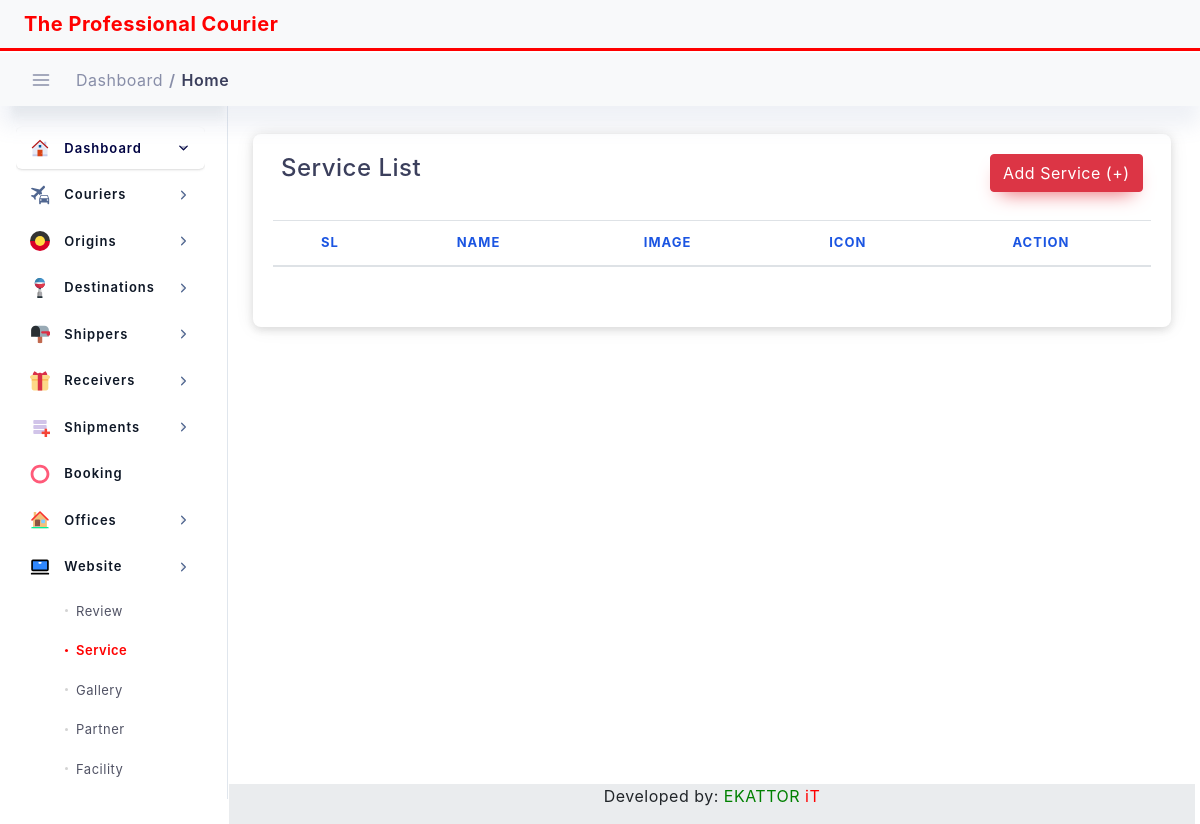
The app's page /service_list, older data.
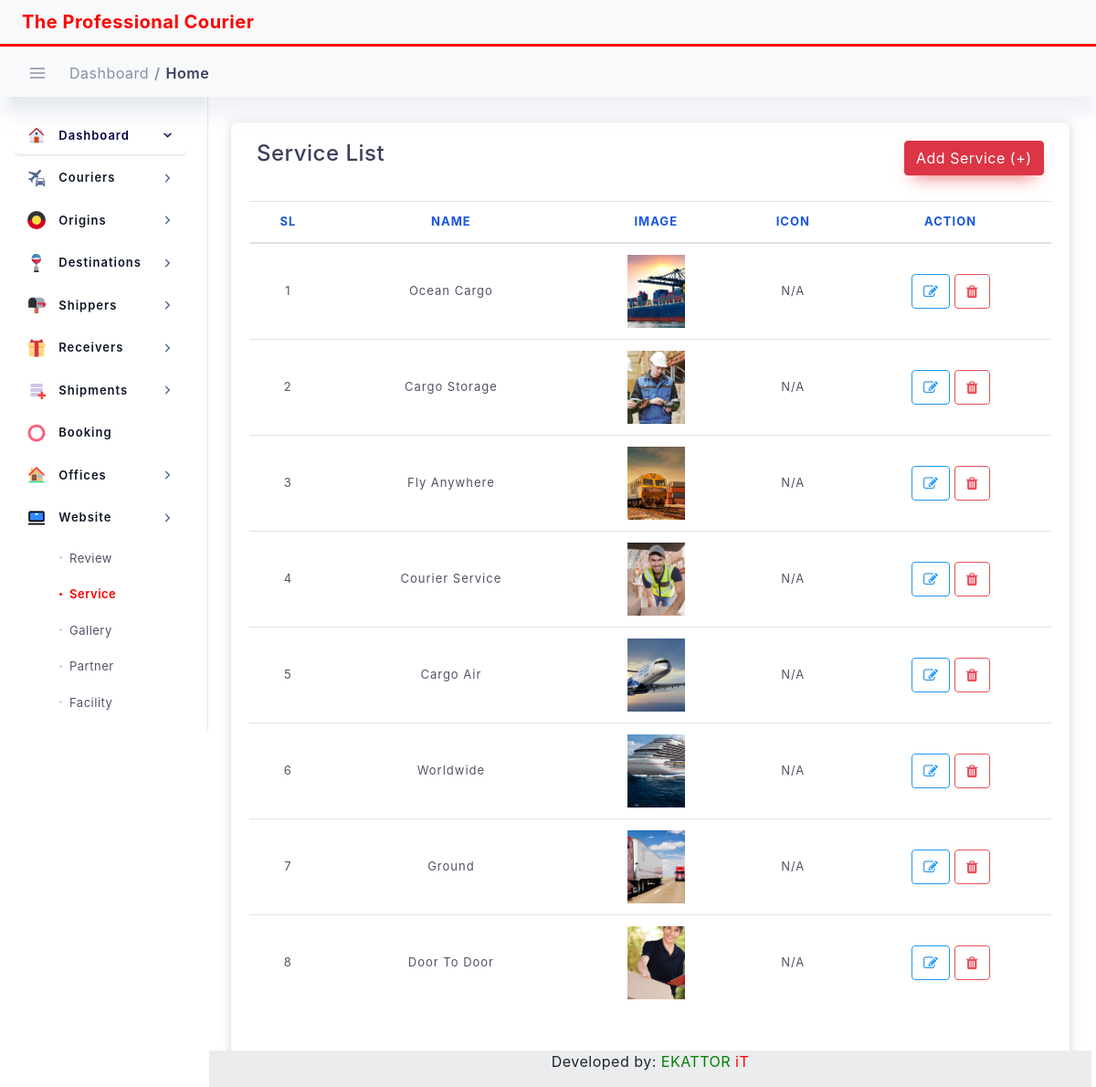
The same page, newer data.
### webApp/models.py (models this page shows, shortened)
class Service(models.Model):
    name = models.CharField(max_length=100)
    image = models.ImageField(upload_to='service')
    icon = models.ImageField(upload_to='service', blank=True)

### webApp/views.py (the view)
# urls.py: path('service_list', views.ServiceList.as_view(), name="service-list"),
class ServiceList(ListView):
    model = Service
    template_name = 'web_data/service_list.html'
    context_object_name = 'service'
    def get_context_data(self, **kwargs):
        context = super().get_context_data(**kwargs)
        context["title"] = "Service List"
        context["nav_bar"] = "service"
        context['service'] = self.model.objects.all().order_by('-id')
        return context

### templates/web_data/service_list.html (shortened to what this page needs)
{% extends "base.html" %}
{% load static %}
{% block content %}
<div class="col-lg-12 p-4">
    <div class="statbox widget box box-shadow">
        <div class="widget-header">
            <div class="row">
                <div class="mb-1 col-lg-8">
                    <h4>Service List</h4>
                </div>
                <div class="mb-1 col-lg-4">
                    <a href="{% url 'new-service' %}" class="btn btn-danger float-right">Add Service (+)</a>
                </div>
            </div>
        </div>
        <br>
        <div class="scrollme">
            <table id="dataTable" class="table table-hover">
                <thead>
                <tr>
                    <th style="text-align:center">SL</th>
                    <th style="text-align:center">Name</th>
                    <th style="text-align:center">Image</th>
                    <th style="text-align:center">Icon</th>
                    <th style="text-align:center">Action</th>
                </tr>
                </thead>
                <tbody>
                {% for item in service %}
                <tr>
                    <td style="text-align:center">{{forloop.counter}}</td>
                    <td style="text-align:center">{{item.name}}</td>
                    <td style="text-align:center"><img src="{{ item.image.url }}" alt=""  height="80" /></td>
                    <td style="text-align:center">{% if item.icon %}<img src="{{ item.icon.url }}" alt="" height="80" />{% else %} N/A {% endif %}</td>
                    <td style="text-align:center">
                       <a href="{% url 'update-service' item.id %}">
                            <button class="btn btn-outline-info"><i class="fa fa-edit"> </i></button>
                       </a>
                        <button class="btn btn-outline-danger" data-toggle="modal"
                                            data-target="#deletemodal{{item.id}}">
                                        <i class="fa fa-trash"></i>
                        </button>
                    </td>
                </tr>
                {% endfor %}
                </tbody>
            </table>
            <div class="d-flex justify-content-center">
            </div>
        </div>
    </div>
</div>
{% endblock content %}

Row changes from the older to the newer data that the page shows:
added Service: name "Ocean Cargo", image (picture), icon "N/A"
added Service: name "Cargo Storage", image (picture), icon "N/A"
added Service: name "Fly Anywhere", image (picture), icon "N/A"
added Service: name "Courier Service", image (picture), icon "N/A"
added Service: name "Cargo Air", image (picture), icon "N/A"
added Service: name "Worldwide", image (picture), icon "N/A"
added Service: name "Ground", image (picture), icon "N/A"
added Service: name "Door To Door", image (picture), icon "N/A"
